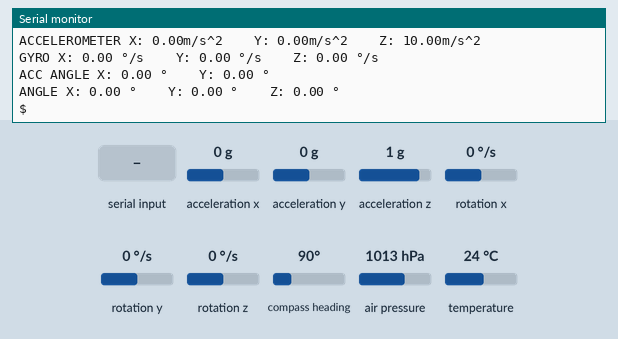
Bench run of a sketch on a simulated ESP32. Parts: the last lines printed to the serial monitor. The inputs (shaded band) are chosen by the test bench; at power-on: compass heading 90°, acceleration x 0 g, acceleration y 0 g, acceleration z 1 g, rotation x 0 °/s, rotation y 0 °/s, rotation z 0 °/s, air pressure 1013 hPa, temperature 24 °C.

Above: at 4.2 s.
4.3 s: compass heading set to 7°
6.5 s: compass heading set to 180°
At 10.2 s:
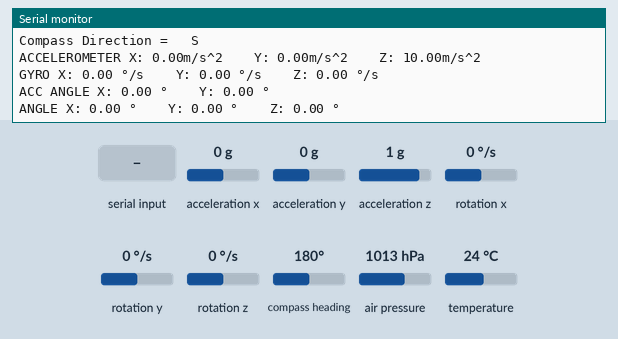
10.5 s: "1" received over the second serial link
At 11.7 s:
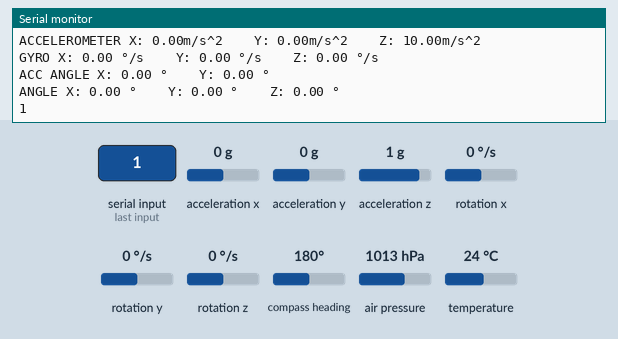
12.6 s: compass heading set to 269°
At 14.0 s:
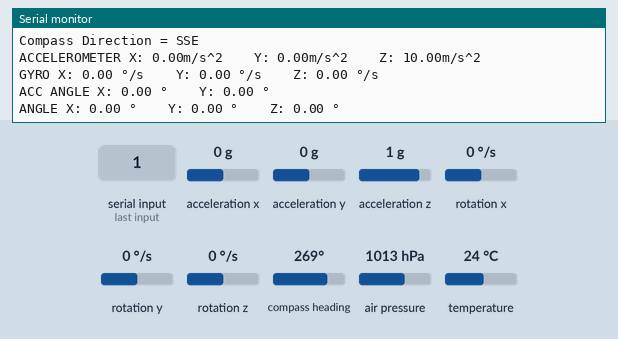
16.6 s: compass heading set to 352°
20.7 s: "0" received over the second serial link
At 21.6 s:
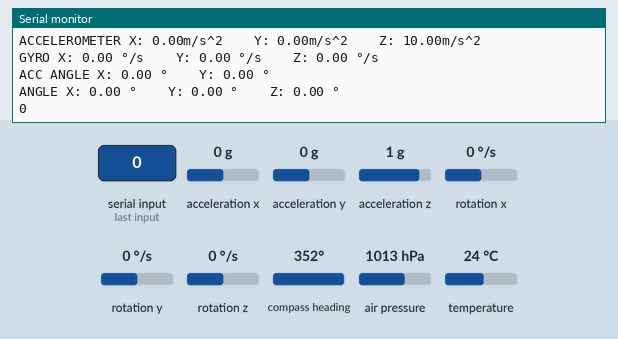

Measured:
- after the input at 6.5 s, the serial monitor: prints a new line after 0.56 s (image 1)
- after the input at 10.5 s, the serial monitor: prints a new line after 0.63 s (image 2)
- after the input at 12.6 s, the serial monitor: prints a new line after 0.54 s (image 3)
- after the input at 20.7 s, the serial monitor: prints a new line after 0.56 s (image 4)

The sketch:

4_sensores.ino
```cpp
#include <Wire.h>
#include <Adafruit_Sensor.h>
#include <Adafruit_BMP280.h>
#include <QMC5883LCompass.h>
#include <MPU6050_light.h>
#include <TinyGPS.h>

Adafruit_BMP280 bmp; // Create an instance of the BMP280 object
QMC5883LCompass compass;
MPU6050 mpu(Wire);
TinyGPS gps;

// I2C address of BMP280 (you can try both addresses)
#define BMP280_I2C_ADDRESS_1 0x76
#define BMP280_I2C_ADDRESS_2 0x77

// Sea level pressure at your location (in hectopascals)
#define SEALEVELPRESSURE_HPA (1013.25)

#define GPS_BAUDRATE 9600
#define RXD2 16
#define TXD2 17

HardwareSerial NEO6M(1);

unsigned long timer = 0;

void setup() {
  Serial.begin(115200);
  NEO6M.begin(GPS_BAUDRATE, SERIAL_8N1, RXD2, TXD2);

  Serial.println(F("Initializing..."));

  if (!bmp.begin(BMP280_I2C_ADDRESS_1) && !bmp.begin(BMP280_I2C_ADDRESS_2)) {
    Serial.println(F("Error initializing BMP280. Check connections and I2C address."));
    while (1);
  }

  compass.init();
  compass.setCalibrationOffsets(-945.00, 422.00, 342.00);
  compass.setCalibrationScales(0.97, 1.00, 1.03);

  Wire.begin();
  byte status = mpu.begin();
  Serial.print(F("Initializing MPU6050: "));
  Serial.println(status);
  while (status != 0); // stop everything if could not connect to MPU6050

  delay(2000);
  mpu.calcOffsets(true, true); // gyro and accelero
  Serial.println("MPU6050 calibration done!");
}

void loop() {
  // Check BMP280 connection during loop
  if (!bmp.begin()) {
    Serial.println(F("Lost connection with BMP280. Check connections and I2C address."));
    while (1);
  }

  Serial.print(F("Temperature = "));
  Serial.print(bmp.readTemperature() - 8);
  Serial.println(" °C");

  Serial.print(F("Pressure = "));
  Serial.print(bmp.readPressure() / 100.0F); // Pressure is read in Pa, convert to hPa
  Serial.println(" hPa");

  Serial.print(F("Approximate Altitude = "));
  Serial.print(bmp.readAltitude(SEALEVELPRESSURE_HPA) + 500);
  Serial.println(" meters");

  compass.read();
  byte a = compass.getAzimuth();

  char myArray[3];
  compass.getDirection(myArray, a);

  Serial.print(F("Compass Direction = "));
  Serial.print(myArray[0]);
  Serial.print(myArray[1]);
  Serial.print(myArray[2]);
  Serial.println();

  mpu.update();

  if (millis() - timer > 1000) { // print data every second
    Serial.print(F("ACCELEROMETER X: ")); Serial.print(mpu.getAccX() * 10); Serial.print("m/s^2  ");
    Serial.print("\tY: "); Serial.print(mpu.getAccY() * 10); Serial.print("m/s^2  ");
    Serial.print("\tZ: "); Serial.print(mpu.getAccZ() * 10); Serial.println("m/s^2  ");

    Serial.print(F("GYRO X: ")); Serial.print(mpu.getGyroX()); Serial.print(" °/s  ");
    Serial.print("\tY: "); Serial.print(mpu.getGyroY()); Serial.print(" °/s  ");
    Serial.print("\tZ: "); Serial.print(mpu.getGyroZ()); Serial.println(" °/s  ");

    Serial.print(F("ACC ANGLE X: ")); Serial.print(mpu.getAccAngleX()); Serial.print(" °  ");
    Serial.print("\tY: "); Serial.print(mpu.getAccAngleY()); Serial.println(" °  ");

    Serial.print(F("ANGLE X: ")); Serial.print(mpu.getAngleX()); Serial.print(" °  ");
    Serial.print("\tY: "); Serial.print(mpu.getAngleY()); Serial.print(" °  ");
    Serial.print("\tZ: "); Serial.print(mpu.getAngleZ()); Serial.println(" °  ");


    timer = millis();
  }

  // Read and print GPS data
  while (NEO6M.available() > 0) {
    Serial.write(NEO6M.read());
  }
  delay(2000); // Wait 2 seconds before reading again
  Serial.println(F("=====================================================\n"));

}
```
